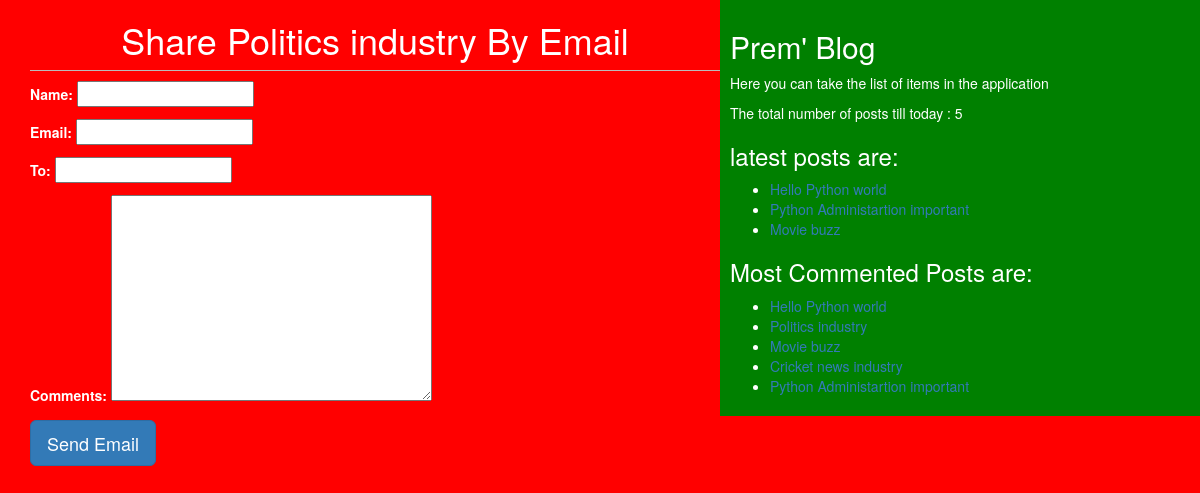
Screenshot of /share/2/ with the database file from the repository.
### blog/models.py (models this page shows, shortened)
class Post(models.Model):
    STATUS_CHOICES = (('draft', 'Draft'), ('published', 'Published'))
    title = models.CharField(max_length = 256)
    slug = models.SlugField(max_length = 256, unique_for_date = 'publish')
    author = models.ForeignKey(User, related_name = 'blog_posts',  on_delete=models.CASCADE)
    body = models.TextField()
    publish = models.DateTimeField(default = timezone.now)
    created = models.DateTimeField(auto_now_add = True)
    updated = models.DateTimeField(auto_now = True)
    status = models.CharField(max_length = 10, choices = STATUS_CHOICES, default = 'draft')
    objects = CustomManager()
    tags = TaggableManager()
    class Meta:
         ordering = ('-publish',)
    def get_absolute_url(self):
        return reverse('detail', args = [self.publish.year, self.publish.strftime('%m'), self.publish.strftime('%d'), self.slug])

### blog/views.py (the view)
# urls.py: path('share/<int:id>/', views.post_email_view)
def post_email_view(request, id):
    post = get_object_or_404(Post, id=id, status ="published")
    sent = False
    if request.method == 'POST':
        form = EmailForm(request.POST)
        if form.is_valid():
            cd = form.cleaned_data
            post_url = request.build_absolute_uri(post.get_absolute_url())
            send_mail = ('subject','message', 'prem@gmail.com', [cd['to']])
            sent = True
    else:
        form = EmailForm()
    return render(request, 'blog/sharebymail.html', {'form': form, 'post':post, 'sent': sent} )

### blog/forms.py
class EmailForm(forms.Form):
    name = forms.CharField()
    email = forms.EmailField()
    to = forms.EmailField()
    comments = forms.CharField(required = False, widget = forms.Textarea)

### blog/templatetags/blog_tags.py (called while the page is built)
@register.simple_tag
def total_posts():
    return Post.objects.count()

@register.inclusion_tag('blog/latest_posts123.html')
def show_latest_posts():
    latest_posts = Post.objects.order_by('-publish')[:3]
    return {'latest_posts':latest_posts}

@register.simple_tag
def get_most_commented_posts(count = 5):
    return Post.objects.annotate(total_comments = Count('comments')).order_by('-total_comments')[:count]

### templates/blog/sharebymail.html (shortened to what this page needs)
<!DOCTYPE html>
{%extends 'blog/base.html'%}
  {%block content%}
    {%if sent%}
      <h1>Email Sent Successfully!!!</h1>
      <h2>Post with the title : {{post.title}} Information Shared by Email</h2>
     {%else%}
        <h1>Share {{post.title}} By Email</h1>
          <form method="post">
            {{form.as_p}}
            <input type="submit" name="" class="btn btn-primary btn-lg" value="Send Email">
          </form>
      {%endif%}
  {%endblock%}

### templates/blog/base.html (shortened to what this page needs)
<!DOCTYPE html>
{%load blog_tags%}
{%load static%}
<html lang="en" dir="ltr">
  <head>
    <link rel="stylesheet" href="https://maxcdn.bootstrapcdn.com/bootstrap/3.3.7/css/bootstrap.min.css">
    <link rel="stylesheet" href="{%static "css/home.css"%}">
  </head>
  <body>
    <div class="content">
        {%block content%}{%endblock%}
    </div>
    <div class="sidebar">
        <h2>Prem' Blog</h2>
        <p>Here you can take the list of items in the application</p>
        <p>The total number of posts till today : {%total_posts%}</p>
        <h3>latest posts are:</h3>{%show_latest_posts%}
        <h3>Most Commented Posts are:</h3>{%get_most_commented_posts as most_commented_posts%}
        <ul>
          {%for post in most_commented_posts%}
          <li><a href="{{post.get_absolute_url }}">{{post.title}}</a></li>
          {%endfor%}
        </ul>
    </div>
  </body>
</html>

### templates/blog/latest_posts123.html
<ul>
  {%for post in latest_posts%}
    <li><a href="{{post.get_absolute_url}}">{{post.title}}</a></li>
    {%endfor%}
</ul>

### static/css/home.css (style rules this page uses)
.content { width:60%; float:left; padding-left: 30px; background: red; height: 100%; }
.sidebar { width:40%; float:right; background: green; height: 100%; padding: 10px }
h1 { text-align: center; border-bottom: 1px solid #bbb; padding-bottom: 10px; }
body { color: white; background: red; }

### rows the page displays
Post: title "Politics industry"
Post: title "Hello Python world"
Post: title "Python Administartion important"
Post: title "Movie buzz"
Post: title "Cricket news industry"
